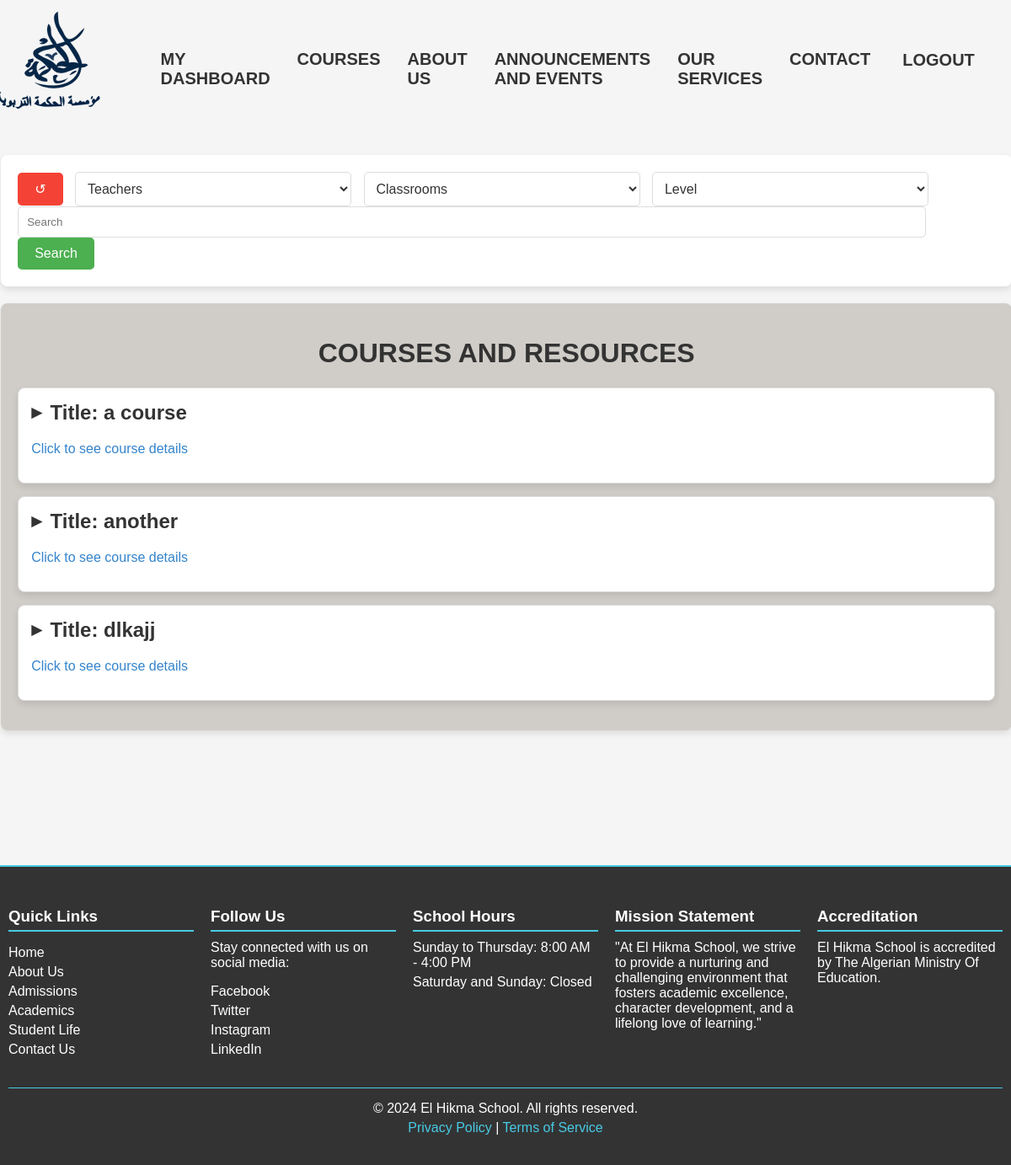
Screenshot of /courses/ (signed in) with the database file from the repository.
### core/models.py (models this page shows, shortened)
class Courses(models.Model):
    title = models.CharField(max_length=255)
    description = models.TextField()
    level= models.CharField(max_length=2, choices=LEVEL_CHOICES, default='E1')
    subject = models.CharField(max_length=255, null=True, blank=True)
    teacher = models.ForeignKey(Teacher, on_delete=models.CASCADE, related_name='courses')
    is_additional= models.BooleanField(default=False, null=True, blank=True)
    file= models.FileField(upload_to='courses/')
    classroom= models.ForeignKey(Classroom, on_delete=models.SET_NULL, null= True, blank=True, related_name='classroom')
    class Meta:
        verbose_name_plural='Courses'

### core/views.py (the view)
# urls.py: path('courses/', views.view_courses, name='Courses'),
@login_required
def view_courses(request):
    courses = Courses.objects.all()
    teachers = CustomUser.objects.filter(teacher__courses__in=courses).annotate(num_courses=Count('teacher__courses')).order_by('-num_courses')
    classrooms = Classroom.objects.filter(classroom__in=courses).annotate(num_classrooms=Count('classroom')).order_by('-num_classrooms')
    search_query = request.GET.get('search', None)
    level_query = request.GET.get('level', None)  # Get the level query
    teacher_query= request.GET.get('teacher', None)
    classroom_query = request.GET.get('classroom', None)
    if search_query is None or search_query.lower() == 'all':
        courses = Courses.objects.all()
    else:
        courses = Courses.objects.filter(
            Q(title__icontains=search_query) |
            Q(subject__icontains=search_query) |
            Q(classroom__name__icontains=search_query)
        )
    if level_query is not None and level_query != '':
        courses = courses.filter(level=level_query)
    if teacher_query is not None and teacher_query != '':
        courses= courses.filter(teacher__user__username= teacher_query)
    if classroom_query is not None and classroom_query != '':
        courses = courses.filter(classroom__name=classroom_query)
    context = {
        'courses': courses,
        'levels': LEVEL_CHOICES ,
        'teachers': teachers,
        'classrooms': classrooms
    }
    return render(request, 'core/view_courses.html', context)

### core/models.py (called while the page is built)
    def __str__(self):
        return self.user.username

    def __str__(self):
        return self.name

### core/templates/core/view_courses.html (shortened to what this page needs)
{% load static %}
<!DOCTYPE html>
<html lang="en">
<head>
    <link rel="stylesheet" type="text/css" href="{% static 'css/courses-home.css' %}">
</head>
<body>
    <div class="navbar-links">
        <a href="{% url 'home' %}"><img src="{% static 'logo-blue-vecto.svg' %}" alt="Logo"></a>
        <ul>
            {% if user.is_authenticated %}
                <li>
                    <a href="{% url 'dashboard' %}">MY DASHBOARD</a>
                </li>
                <li><a href=" {% url 'Courses' %} ">COURSES</a></li>
            {% endif %}
            <li>
                <a href="{% url 'about' %}">ABOUT US</a>
            </li>
            <li>
                <a href="{% url 'events' %}"> ANNOUNCEMENTS AND EVENTS</a>
            </li>
            <li>
                <a href="{% url 'services' %}">OUR SERVICES</a>
            </li>
            <li>
                <a href="{% url 'contact' %}">CONTACT</a>
            </li>
            <li >
                {% if user.is_authenticated %}
                    <form action="{% url 'logout' %}" method="post">
                        <button type="submit" style="background: transparent; border: none;color: #333;font-size: 20px; font-weight:600;">LOGOUT</button>
                    </form>
                </li>
                <li>
                {% else %}
                    <a href="{% url 'login' %}">LOGIN</a>
                {% endif %}
            </li>
        </ul>
    </div>
    <div class="container">
        <div class="top-nav search-form">
            <form method="get">
                <button type="submit" name="search" value="all" class="reset-button">&#x21BA;</button>
                <select name="teacher" class="select-box">
                    <option value="">Teachers</option>
                </select>
                <select name="classroom" class="select-box">
                    <option value="">Classrooms</option>
                </select>
                <select name="level" class="select-box">
                    <option value="">Level</option>
                </select>
                <input type="text" name="search" placeholder="Search" class="search">
                <input type="submit" value="Search">
            </form>
        </div>
        <div class="courses">
            <h1>COURSES AND RESOURCES</h1>
            {% for course in courses %}
                <div class="course-box">
                    <h2 class="course-title">
                        <span class="arrow">&#x25B6;</span>
                        Title: {{ course.title }}
                    </h2>
                    <p class="click-info" style="color:#3484cc;">Click to see course details</p>
                </div>
            {% endfor %}
        </div>
    </div>
    <footer>
        <div class="footer-container">
            <div class="footer-section">
                <h3>Quick Links</h3>
                <ul>
                    <li><a href="#">Home</a></li>
                    <li><a href="#">About Us</a></li>
                    <li><a href="#">Admissions</a></li>
                    <li><a href="#">Academics</a></li>
                    <li><a href="#">Student Life</a></li>
                    <li><a href="#">Contact Us</a></li>
                </ul>
            </div>
            <div class="footer-section">
                <h3>Follow Us</h3>
                <p>Stay connected with us on social media:</p>
                <ul>
                    <li><a href="#">Facebook</a></li>
                    <li><a href="#">Twitter</a></li>
                    <li><a href="#">Instagram</a></li>
                    <li><a href="#">LinkedIn</a></li>
                </ul>
            </div>
            <div class="footer-section">
                <h3>School Hours</h3>
                <p>Sunday to Thursday: 8:00 AM - 4:00 PM</p>
                <p>Saturday and Sunday: Closed</p>
            </div>
            <div class="footer-section">
                <h3>Mission Statement</h3>
                <p>"At El Hikma School, we strive to provide a nurturing and challenging environment that fosters academic excellence, character development, and a lifelong love of learning."</p>
            </div>
            <div class="footer-section">
                <h3>Accreditation</h3>
                <p>El Hikma School is accredited by The Algerian Ministry Of Education.</p>
            </div>
            <div class="footer-section legal">
                <p>© 2024 El Hikma School. All rights reserved.</p>
                <p><a href="#">Privacy Policy</a> | <a href="#">Terms of Service</a></p>
            </div>
        </div>
    </footer>
        </body>
        </html>

### core/static/css/courses-home.css (style rules this page uses)
body { font-family: Arial, sans-serif; background-color: #F5F5F5; margin: 0; padding: 0; display: flex; justify-content: center; align-items: center; flex-direction: column; overflow-x: hidden; }
.container { width: 100%; max-width: 100%; margin: 20px auto; padding-left:0.1%; }
.course-upload, .courses { background-color: #d0cdc8; padding: 20px; margin-bottom: 20px; border-radius: 8px; box-shadow: 0 4px 8px rgba(0, 0, 0, 0.1); }
.course-upload h1, .courses h1 { text-align: center; color: #333; }
.course-box { background-color: #ffffff; border: 1px solid #ddd; padding: 15px; margin-bottom: 15px; border-radius: 8px; box-shadow: 0 4px 8px rgba(0, 0, 0, 0.1); }
.course-box h2 { margin-top: 0; color: #333; }
.course-box p { color: #666; }
.search-form { background-color: #ffffff; padding: 20px; margin-bottom: 20px; border-radius: 8px; box-shadow: 0 4px 8px rgba(0, 0, 0, 0.1); }
.search-form .search[type="text"] { width: 91%; padding: 10px; border: 1px solid #ddd; border-radius: 5px; margin-right: 10px; }
.search-form input[type="submit"] { background-color: #4CAF50; color: white; padding: 10px 20px; border: none; border-radius: 5px; cursor: pointer; font-size: 16px; }
.reset-button { background-color: #f44336; color: white; padding: 10px 20px; border: none; border-radius: 5px; cursor: pointer; font-size: 16px; margin-right: 10px; }
.select-box { width: calc(30% - 20px); padding: 10px; border: 1px solid #ddd; border-radius: 5px; font-size: 16px; background-color: #ffffff; color: #333; cursor: pointer; margin-right: 10px; }
.course-title, .click-info { cursor: pointer; display: flex; align-items: center; }
.arrow { margin-right: 10px; font-size: 16px; }
.navbar-links { display: flex; justify-content: space-between; align-items: center; background-color: transparent; }
.navbar-links ul { display: flex; justify-content: space-around; list-style-type: none; }
.navbar-links ul li { right: 1em; padding-left:1em ; padding-right: 1em; }
.navbar-links ul li a { color: #333; text-decoration: none; font-size: 20px; font-weight: 600; }
.navbar-links a img { height: 160px; }
footer { border-top: 2px solid #48cae4; background-color: #333; color: #fff; padding: 20px 10px; text-align: left; position: relative; clear: both; z-index: 10; margin-top: 10%; width: 100%; }
.footer-container { display: flex; flex-wrap: wrap; justify-content: space-between; }
.footer-section { flex: 1; min-width: 200px; margin: 10px; }
.footer-section h3 { border-bottom: 2px solid #48cae4; padding-bottom: 5px; margin-bottom: 10px; }
.footer-section ul { list-style-type: none; padding: 0; }
.footer-section ul li { margin: 5px 0; }
.footer-section ul li a { color: #fff; text-decoration: none; transition: color 0.3s ease; }
.footer-section p { margin: 5px 0; }
.footer-section.legal { flex-basis: 100%; text-align: center; border-top: 1px solid #48cae4; padding-top: 10px; margin-top: 10px; }
.footer-section.legal p { margin: 5px 0; }
.footer-section.legal a { color: #48cae4; text-decoration: none; transition: color 0.3s ease; }

### core/templates/core/view_courses.html (style rules this page uses)
.course-title, .click-info { cursor: pointer; display: flex; align-items: center; }
.arrow { margin-right: 10px; font-size: 16px; }

### rows the page displays
Courses: title "a course"
Courses: title "another"
Courses: title "dlkajj"
